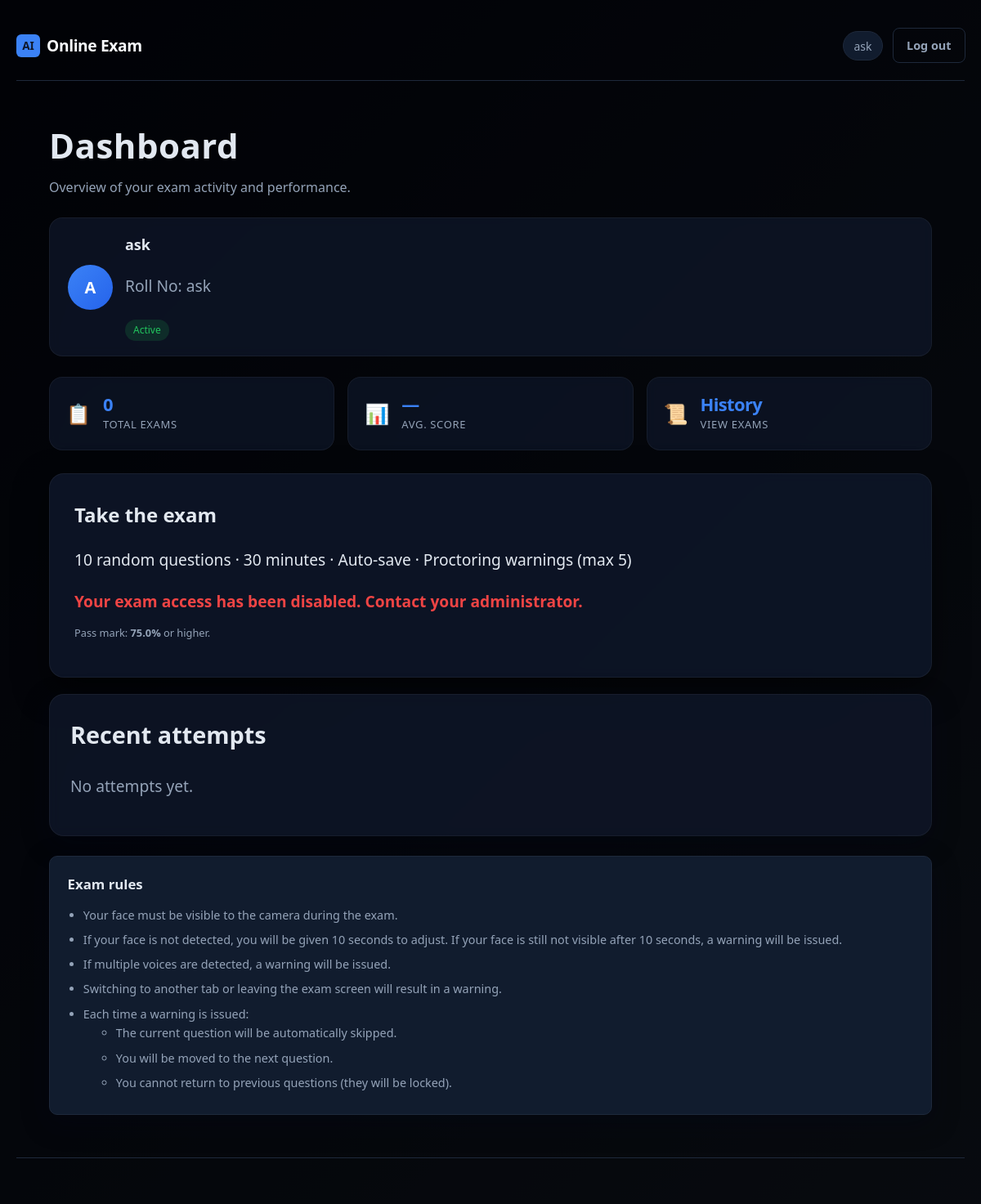
The app's page /dashboard (signed in), older data.
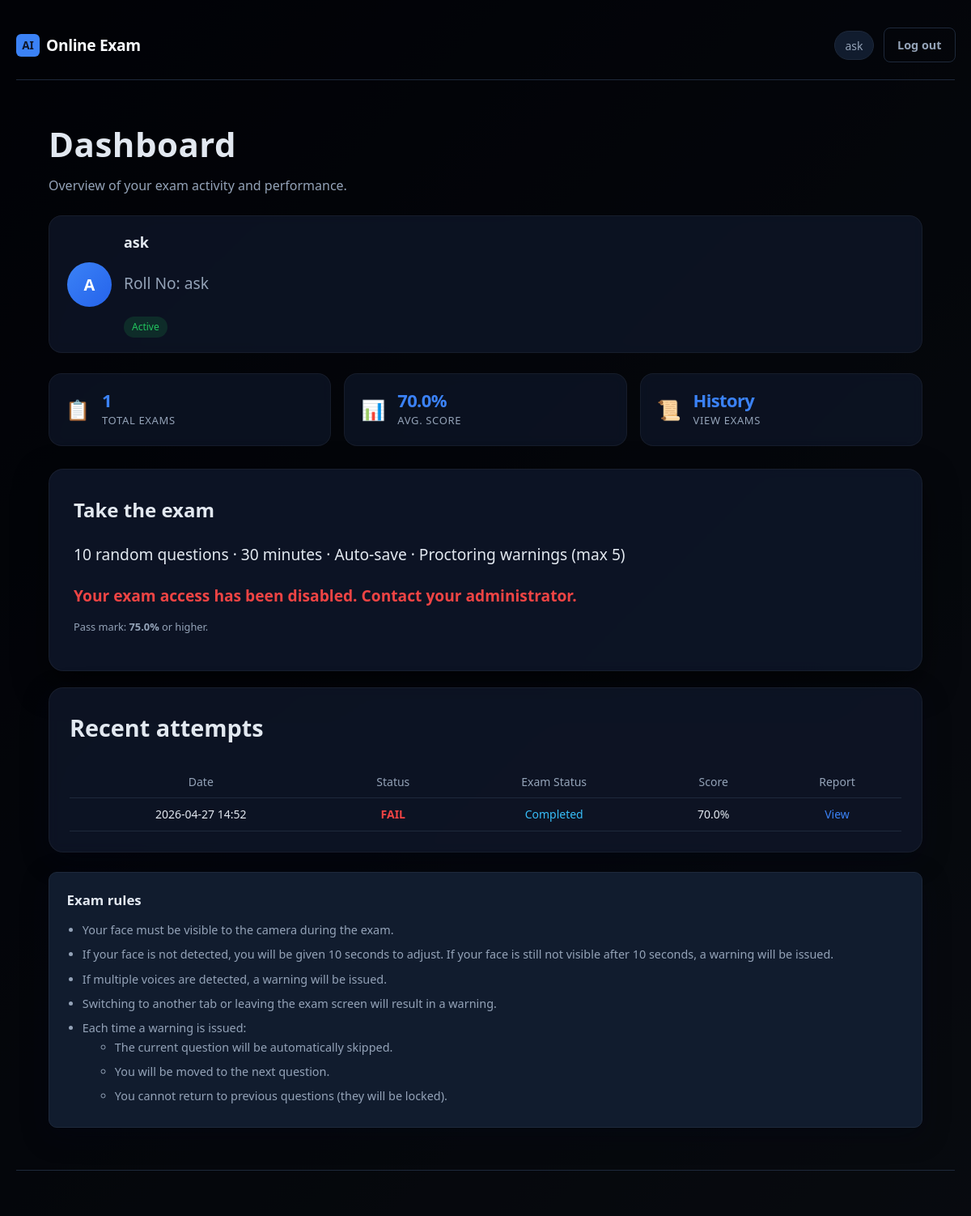
The same page, newer data.
### app.py (models this page shows)
class User(db.Model):
    __tablename__ = "users"
    id = db.Column(db.Integer, primary_key=True)
    username = db.Column(db.String(80), unique=True, nullable=False)
    email = db.Column(db.String(120), unique=True, nullable=False)
    password_hash = db.Column(db.String(256), nullable=False)
    roll_number = db.Column(db.String(50), unique=True, nullable=True)
    created_at = db.Column(db.DateTime, default=lambda: datetime.now(timezone.utc))
    is_admin = db.Column(db.Boolean, default=False)
    allow_reattempt = db.Column(db.Boolean, default=False)
    exam_access_enabled = db.Column(db.Boolean, default=True)
    exam_completed = db.Column(db.Boolean, default=False)
    admin_role = db.Column(db.String(20), nullable=True)
    is_blocked = db.Column(db.Boolean, default=False)
    block_reason = db.Column(db.String(255))
    attempts = db.relationship("Attempt", backref="user", lazy=True)

class Attempt(db.Model):
    __tablename__ = "attempts"
    id = db.Column(db.Integer, primary_key=True)
    user_id = db.Column(db.Integer, db.ForeignKey("users.id"), nullable=False)
    exam_id = db.Column(db.Integer, db.ForeignKey('exam_history.id'), nullable=True)
    started_at = db.Column(db.DateTime, nullable=False)
    ended_at = db.Column(db.DateTime, nullable=True)
    status = db.Column(db.String(20), default="in_progress")
    score = db.Column(db.Float, nullable=True)
    question_ids_json = db.Column(db.Text, nullable=False)
    current_index = db.Column(db.Integer, default=0)
    time_limit_seconds = db.Column(db.Integer, default=EXAM_TIME_SECONDS)
    tab_switch_count = db.Column(db.Integer, default=0)
    face_missing_warnings = db.Column(db.Integer, default=0)
    warning_count = db.Column(db.Integer, default=0)
    warning_details_json = db.Column(db.Text, nullable=False, default="[]")
    timeline_json = db.Column(db.Text, nullable=False, default="[]")
    student_profile_json = db.Column(db.Text, nullable=False, default="{}")
    cheating_risk = db.Column(db.String(20), nullable=True)

### app.py (the view)
@app.route("/dashboard")
@login_required
def dashboard():
    uid = session["user_id"]
    user = db.session.get(User, uid)
    if user and getattr(user, "is_admin", False):
        return redirect(url_for("admin_dashboard"))
    attempts = (
        Attempt.query.filter_by(user_id=uid)
        .order_by(Attempt.started_at.desc())
        .limit(20)
        .all()
    )
    completed = [a for a in attempts if a.status == "completed"]
    total_exams = len(attempts)
    completed_n = len(completed)
    scores = [a.score for a in completed if a.score is not None]
    avg_score = round(sum(scores) / len(scores), 1) if scores else None
    has_completed_exam = completed_n > 0
    exam_access = user and getattr(user, "exam_access_enabled", True)
    running_exam = get_running_exam()
    existing_attempt = None
    if running_exam:
        existing_attempt = Attempt.query.filter_by(
            user_id=user.id,
            exam_id=running_exam.id,
            status="completed"
        ).first()
    can_start_exam = bool(
        running_exam
        and (not existing_attempt or user.allow_reattempt)
    )
    latest_completed = next((a for a in attempts if a.status == "completed"), None)
    latest_pass = is_passing_score(latest_completed.score) if latest_completed else None
    from datetime import datetime
    from datetime import datetime
    now = datetime.now().replace(tzinfo=None)
    schedule = ExamSchedule.query.filter(
        ExamSchedule.start_time <= now,
        ExamSchedule.end_time >= now
    ).order_by(ExamSchedule.start_time.asc()).first()
    print("NOW:", now)
    print("START:", schedule.start_time if schedule else None)
    print("END:", schedule.end_time if schedule else None)
    current_time = now
    return render_template(
        "dashboard.html",
        attempts=attempts,
        questions_per_exam=QUESTIONS_PER_EXAM,
        total_exams=total_exams,
        completed_n=completed_n,
        avg_score=avg_score,
        has_completed_exam=has_completed_exam,
        can_start_exam=can_start_exam,
        pass_threshold=PASS_SCORE_THRESHOLD,
        latest_pass=latest_pass,
        exam_access=exam_access,
        student=user,
        schedule=schedule,
        current_time=current_time,
    )

### app.py (called while the page is built)
def login_required(f):
    @wraps(f)
    def decorated(*args, **kwargs):
        if "user_id" not in session:
            return redirect(url_for("login"))
        return f(*args, **kwargs)
    return decorated

def is_passing_score(score):
    return score is not None and float(score) >= PASS_SCORE_THRESHOLD

### templates/dashboard.html (shortened to what this page needs)
{% extends "base.html" %}
{% block body_class %}page-dashboard{% endblock %}
{% block content %}
<section class="dash-hero">
  <div class="dash-hero-text">
    <h1>Dashboard</h1>
    <p class="muted dash-sub">Overview of your exam activity and performance.</p>
  </div>
</section>
<div class="student-card">
  <div class="student-avatar">
    {{
      (student.name[0] if student and student.name else
       (student.username[0] if student and student.username else 'S'))
    | upper
    }}
  </div>
  <div class="student-info">
    <h3>{{
      student.name
      if student and student.name
      else (student.username if student and student.username else 'Student')
    }}</h3>
    <p class="muted">
      Roll No: {{ student.roll_number if student and student.roll_number else 'N/A' }}
    </p>
    <span class="status-badge">Active</span>
  </div>
</div>
<div class="dash-stats">
  <a href="{{ url_for('exam_list_page') }}" class="dash-stat-card dash-stat-exams">
    <span class="dash-stat-icon">📋</span>
    <div class="dash-stat-body">
        <span class="dash-stat-value">{{ total_exams }}</span>
        <span class="dash-stat-label">Total exams</span>
    </div>
  </a>
    <a href="{{ url_for('score_page') }}" class="dash-stat-card dash-stat-score">
    <span class="dash-stat-icon">📊</span>
    <div class="dash-stat-body">
        <span class="dash-stat-value">
            {% if avg_score is not none %}{{ avg_score }}%{% else %}—{% endif %}
        </span>
        <span class="dash-stat-label">Avg. score</span>
    </div>
  </a>
  <a href="{{ url_for('history_page') }}" class="dash-stat-card">
    <span class="dash-stat-icon">📜</span>
    <div class="dash-stat-body">
      <span class="dash-stat-value">History</span>
      <span class="dash-stat-label">View Exams</span>
    </div>
  </a>
  </div>
<div class="dashboard-layout">
  <div class="card highlight-card dash-start-card">
    <h2>Take the exam</h2>
    <p>{{ questions_per_exam }} random questions · 30 minutes · Auto-save · Proctoring warnings (max 5)</p>
    {% if not can_start_exam %}
      {% if is_currently_completed %}
      <p class="dash-blocked-msg">You have already completed the exam.</p>
      {% else %}
      <p class="dash-blocked-msg">Your exam access has been disabled. Contact your administrator.</p>
      {% endif %}
    {% endif %}
    <p class="muted small">Pass mark: <strong>{{ pass_threshold }}%</strong> or higher.</p>
  </div>
  <div class="card dash-table-card">
    <h2>Recent attempts</h2>
    {% if attempts %}
    <div class="table-wrap">
      <table class="data-table">
        <thead>
          <tr>
            <th>Date</th>
            <th>Status</th>
            <th>Exam Status</th>
            <th>Score</th>
            <th>Report</th>
          </tr>
        </thead>
        <tbody>
          {% for a in attempts %}
          <tr>
            <td>{{ a.started_at.strftime('%Y-%m-%d %H:%M') }}</td>
            <td>
  {% if (a.score or 0) >= 75 %}
    <span style="color:#22c55e; font-weight:600;">PASS</span>
  {% else %}
    <span style="color:#ef4444; font-weight:600;">FAIL</span>
  {% endif %}
</td>
            <td>
              <span style="color:#38bdf8; font-weight:500;">Completed</span>
            </td>
            <td>{% if a.score is not none %}{{ a.score }}%{% else %}mdash;{% endif %}</td>
            <td>{% if a.status == 'completed' %}<a href="{{ url_for('exam_report', attempt_id=a.id) }}">View</a>{% else %}mdash;{% endif %}</td>
          </tr>
          {% endfor %}
        </tbody>
      </table>
    </div>
    {% else %}
    <p class="muted">No attempts yet.</p>
    {% endif %}
  </div>
</div>
<section class="card exam-rules-card">
  <h2 class="exam-rules-title">Exam rules</h2>
  <ul class="exam-rules-list">
  <li>Your face must be visible to the camera during the exam.</li>
  <li>If your face is not detected, you will be given 10 seconds to adjust.
      If your face is still not visible after 10 seconds, a warning will be issued.</li>
  <li>If multiple voices are detected, a warning will be issued.</li>
  <li>Switching to another tab or leaving the exam screen will result in a warning.</li>
  <li>Each time a warning is issued:
    <ul>
      <li>The current question will be automatically skipped.</li>
      <li>You will be moved to the next question.</li>
      <li>You cannot return to previous questions (they will be locked).</li>
    </ul>
  </li>
</ul>
</section>
{% endblock %}

### templates/base.html (shortened to what this page needs)
<!DOCTYPE html>
<html lang="en">
<head>
  <link rel="stylesheet" href="{{ url_for('static', filename='css/style.css') }}">
</head>
<body class="{% block body_class %}{% endblock %}">
  <div class="page-bg-overlay page-bg-overlay--main"></div>
  <div class="app-shell">
    <header class="top-bar">
      <a href="{% if session.get('is_admin') %}{{ url_for('admin_dashboard') }}{% elif session.get('user_id') %}{{ url_for('dashboard') }}{% else %}{{ url_for('login') }}{% endif %}" class="brand">
        <span class="brand-mark">AI</span>
        <span class="brand-text">Online Exam</span>
      </a>
      {% if session.get('user_id') %}
      <nav class="top-nav">
        <span class="user-pill">{{ session.get('username') }}</span>
        <a href="{{ url_for('admin_logout') if session.get('is_admin') else url_for('logout') }}" class="btn btn-ghost">Log out</a>
      </nav>
      {% endif %}
    </header>
    <div class="full-width-wrapper">
      {% block content %}{% endblock %}
    </div>
    <footer class="site-footer">
    </footer>
  </div>
</body>
</html>

### templates/base.html (style rules this page uses)
body { margin: 0; padding: 0; }
html, body { width: 100%; overflow-x: hidden; }
.app-shell { width: 100%; max-width: 100%; }
.full-width-wrapper { width: 100%; max-width: 100%; padding-left: 24px; padding-right: 24px; }
.dashboard, .report-page, .page-dashboard, .page-report { width: 100%; }

### templates/dashboard.html (style rules this page uses)
html, body { width: 100%; margin: 0; padding: 0; }
body.page-dashboard { background: linear-gradient(135deg, #020617, #0f172a, #1e293b) !important; color: #e2e8f0; width: 100%; overflow-x: hidden; }
.page-dashboard .app-shell { width: 100% !important; max-width: 100% !important; }
.page-dashboard .full-width-wrapper { width: 100% !important; max-width: 100% !important; margin: 0 !important; padding: 20px 40px; }
.full-width-wrapper { width: 100%; max-width: 100%; margin: 0; padding: 20px 40px; }
.page-dashboard::before, .page-dashboard::after, .dash-hero::before { content: none !important; display: none !important; }
.dash-hero { background: transparent !important; }
.dash-hero h1 { font-size: 42px; font-weight: 700; letter-spacing: 0.5px; }
.dash-sub { color: #94a3b8; font-size: 16px; }
.dash-stat-card { background: rgba(15, 23, 42, 0.7); border-radius: 16px; padding: 20px; display: flex; align-items: center; gap: 15px; backdrop-filter: blur(8px); border: 1px solid rgba(255,255,255,0.05); transition: 0.3s ease; }
.dash-stat-value { font-size: 22px; font-weight: bold; }
.dash-stat-label { color: #94a3b8; font-size: 13px; }
.highlight-card { background: rgba(15, 23, 42, 0.85); border-radius: 18px; padding: 30px; box-shadow: 0 15px 40px rgba(0,0,0,0.5); border: 1px solid rgba(255,255,255,0.05); }
.highlight-card h2 { font-size: 24px; margin-bottom: 10px; }
.dash-table-card { background: rgba(15, 23, 42, 0.8); border-radius: 18px; padding: 25px; border: 1px solid rgba(255,255,255,0.05); }
.student-card { display: flex; align-items: center; gap: 15px; margin-top: 20px; margin-bottom: 25px; padding: 18px 22px; border-radius: 16px; background: rgba(15, 23, 42, 0.75); backdrop-filter: blur(8px); border: 1px solid rgba(255,255,255,0.05); }
.student-avatar { width: 55px; height: 55px; border-radius: 50%; background: linear-gradient(135deg, #3b82f6, #2563eb); display: flex; align-items: center; justify-content: center; font-weight: bold; font-size: 20px; color: white; }
.student-info h3 { margin: 0; font-size: 18px; }
.status-badge { display: inline-block; margin-top: 5px; font-size: 12px; padding: 3px 10px; border-radius: 20px; background: rgba(34,197,94,0.15); color: #22c55e; }

Row changes from the older to the newer data that the page shows:
added Attempt: started_at "2026-04-27 14:52", shows "FAIL", score "70.0"
Text that changed along with them:
{{ total_exams }}: "0" → "1"
{{ avg_score }}: (not shown) → "70.0"
text no longer shown: "— No attempts yet."
text now shown: "% Date Status Exam Status Score Report"
